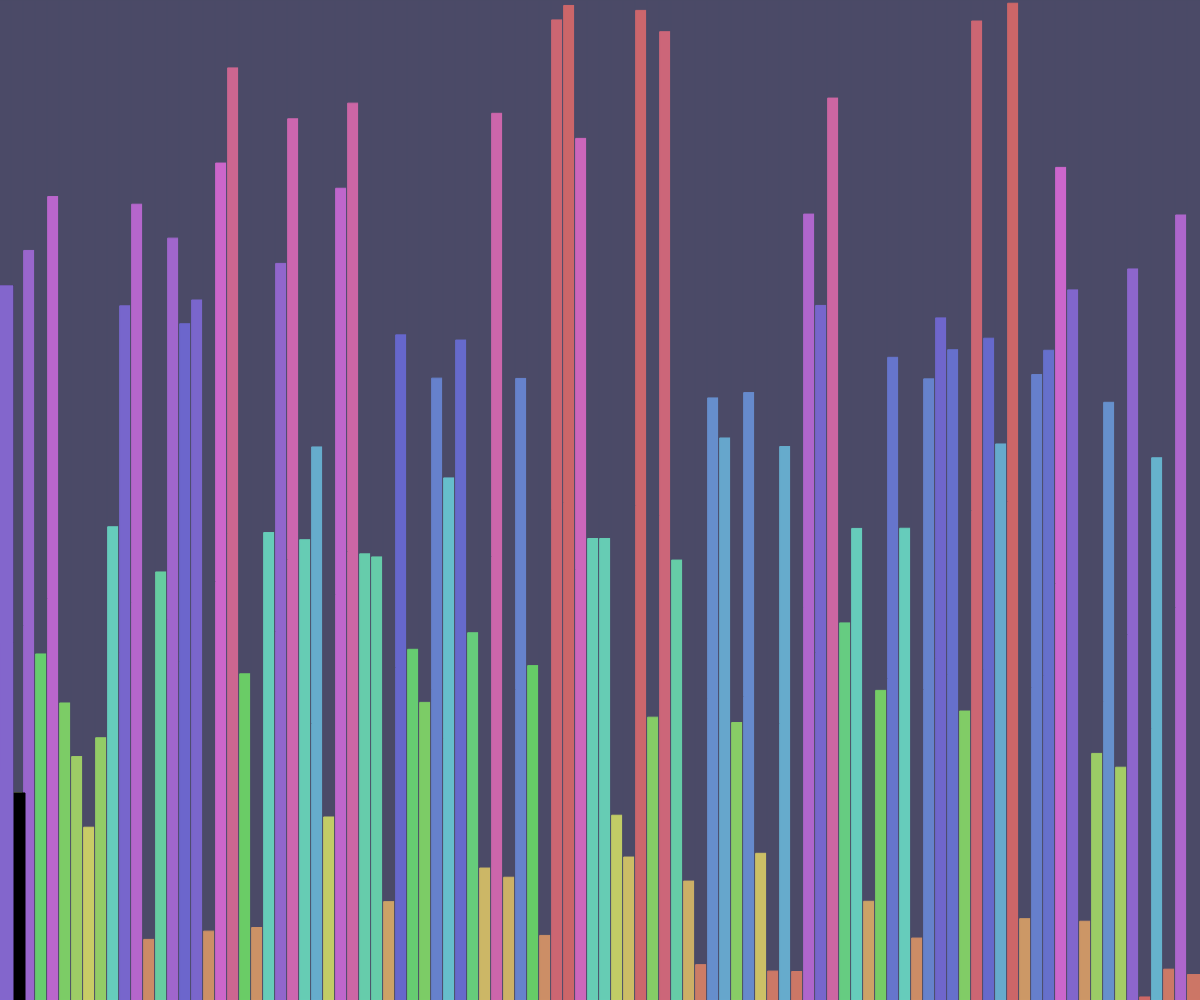
Frame 1 (no input)
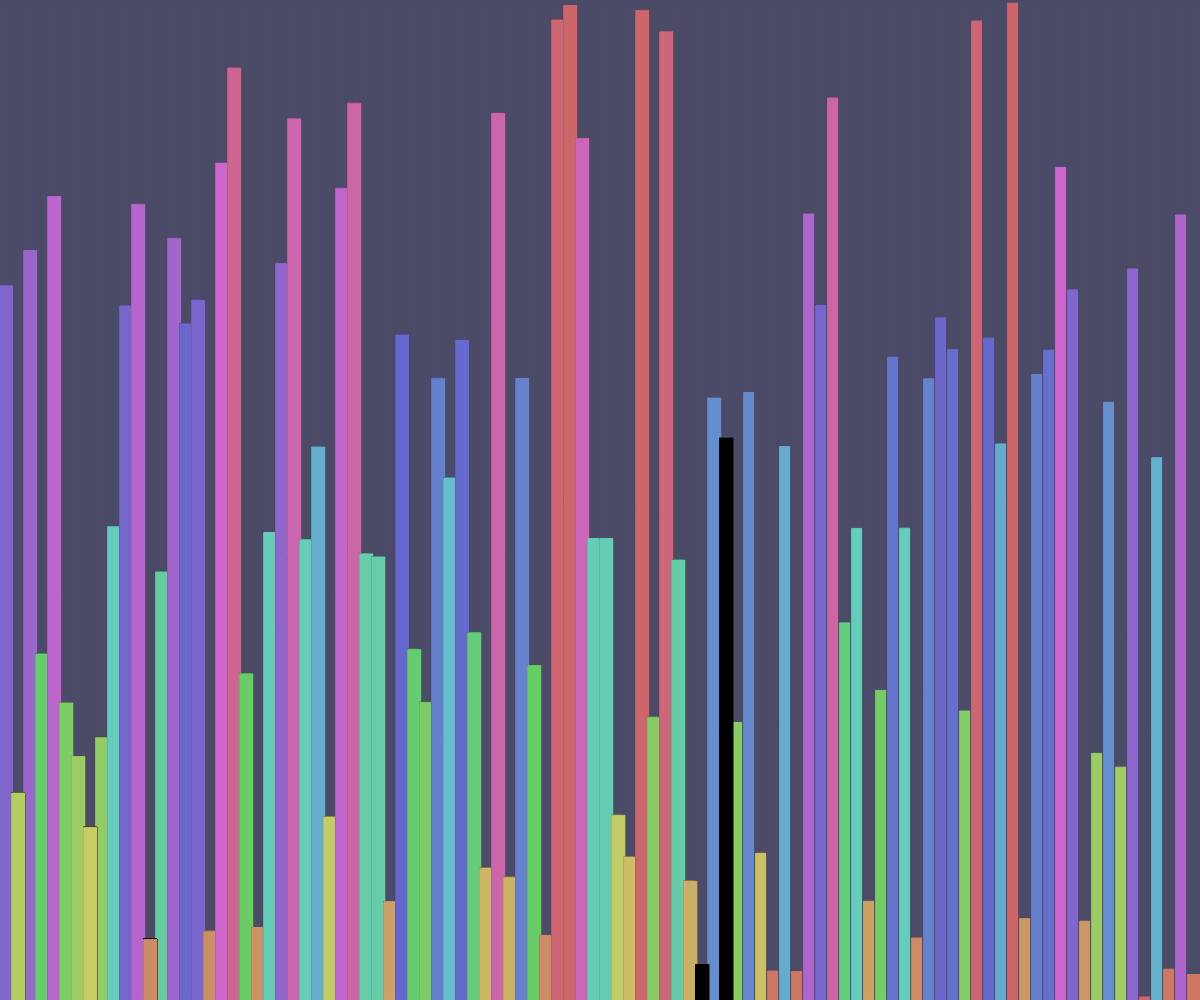
Frame 60 (no input)
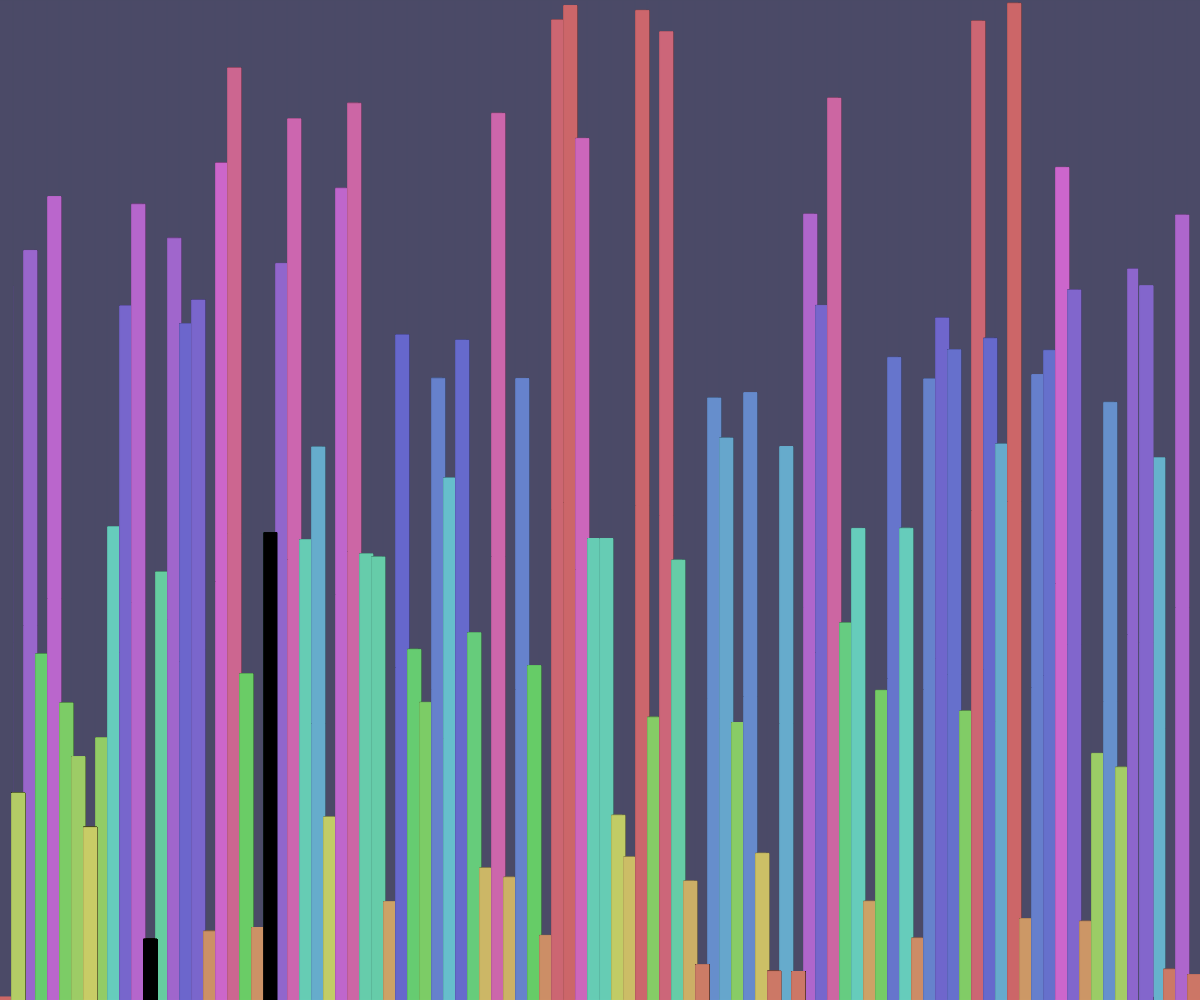
Frame 120 (the mouse pressed at the canvas centre since frame 60)

The p5.js sketch that drew these frames (run headless with seeded random() and noise() and a simulated clock; from frame 60 on, the mouse is pressed at the canvas centre):

// p5.js sketch
// ── sketch.js
let numbers = [];
let count = 100;

function setup() {
  createCanvas(windowWidth, windowHeight);
  for (let i = 0; i < count; i++) {
    numbers[i] = random(height);
  }
  background(color(75, 74, 103));

  colorMode(HSB);

  for(let i = 0; i < count; i++) {
    drawRectangle(i);
  }
}

function draw() {
  step();
}

let i = 0;
let j = 0;
let min = 0;

function step() {
  if (i == count - 1) {
    let temp = numbers[j];
    numbers[j] = numbers[min];
    numbers[min] = temp;

    drawRectangle(j);
    drawRectangle(min);

    j++;
    i = j;
    min = j;
  }
  i++;

  deselectRectangle((i - 1) != j ? i - 1 : count - 1);
  selectRectangle(i);
  selectRectangle(min)

  if (numbers[min] > numbers[i]) {
    deselectRectangle(min);
    min = i;
  }

}

function drawRectangle(i) {
  colorMode(RGB);
  let c = color(75, 74, 103);
  fill(c);
  stroke(c);
  rect(i * (width / count) - 1, 0, (width / count) + 2, height);

  colorMode(HSB);
  c = color(360 * (numbers[i] / height), 50, 80);
  fill(c);
  stroke(c);
  rect(i * (width / count), height - numbers[i], (width / count) + 1, numbers[i]);
}

function selectRectangle(i) {
  let c = color(0, 0, 0)
  fill(c);
  stroke(c);
  rect(i * (width / count), height - numbers[i], (width / count) + 1, numbers[i]);
}

function deselectRectangle(i) {
  let c = color(360 * (numbers[i] / height), 50, 80);
  fill(c);
  stroke(c);
  rect(i * (width / count), height - numbers[i], (width / count) + 1, numbers[i]);
}
